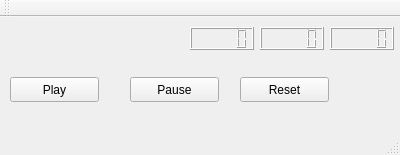
<?xml version="1.0" encoding="UTF-8"?>
<ui version="4.0">
 <class>MainWindow</class>
 <widget class="QMainWindow" name="MainWindow">
  <property name="geometry">
   <rect>
    <x>0</x>
    <y>0</y>
    <width>400</width>
    <height>155</height>
   </rect>
  </property>
  <property name="windowTitle">
   <string>MainWindow</string>
  </property>
  <widget class="QWidget" name="centralWidget">
   <widget class="QLCDNumber" name="lcdNumber">
    <property name="geometry">
     <rect>
      <x>330</x>
      <y>10</y>
      <width>64</width>
      <height>23</height>
     </rect>
    </property>
   </widget>
   <widget class="QLCDNumber" name="lcdNumber_2">
    <property name="geometry">
     <rect>
      <x>260</x>
      <y>10</y>
      <width>64</width>
      <height>23</height>
     </rect>
    </property>
   </widget>
   <widget class="QLCDNumber" name="lcdNumber_3">
    <property name="geometry">
     <rect>
      <x>190</x>
      <y>10</y>
      <width>64</width>
      <height>23</height>
     </rect>
    </property>
    <property name="segmentStyle">
     <enum>QLCDNumber::Filled</enum>
    </property>
   </widget>
   <widget class="QPushButton" name="pushButton">
    <property name="geometry">
     <rect>
      <x>10</x>
      <y>60</y>
      <width>89</width>
      <height>25</height>
     </rect>
    </property>
    <property name="text">
     <string>Play</string>
    </property>
   </widget>
   <widget class="QPushButton" name="pushButton_2">
    <property name="geometry">
     <rect>
      <x>130</x>
      <y>60</y>
      <width>89</width>
      <height>25</height>
     </rect>
    </property>
    <property name="text">
     <string>Pause</string>
    </property>
   </widget>
   <widget class="QPushButton" name="pushButton_3">
    <property name="geometry">
     <rect>
      <x>240</x>
      <y>60</y>
      <width>89</width>
      <height>25</height>
     </rect>
    </property>
    <property name="text">
     <string>Reset</string>
    </property>
   </widget>
  </widget>
  <widget class="QMenuBar" name="menuBar">
   <property name="geometry">
    <rect>
     <x>0</x>
     <y>0</y>
     <width>400</width>
     <height>22</height>
    </rect>
   </property>
  </widget>
  <widget class="QToolBar" name="mainToolBar">
   <attribute name="toolBarArea">
    <enum>TopToolBarArea</enum>
   </attribute>
   <attribute name="toolBarBreak">
    <bool>false</bool>
   </attribute>
  </widget>
  <widget class="QStatusBar" name="statusBar"/>
 </widget>
 <layoutdefault spacing="6" margin="11"/>
 <resources/>
 <connections/>
</ui>
